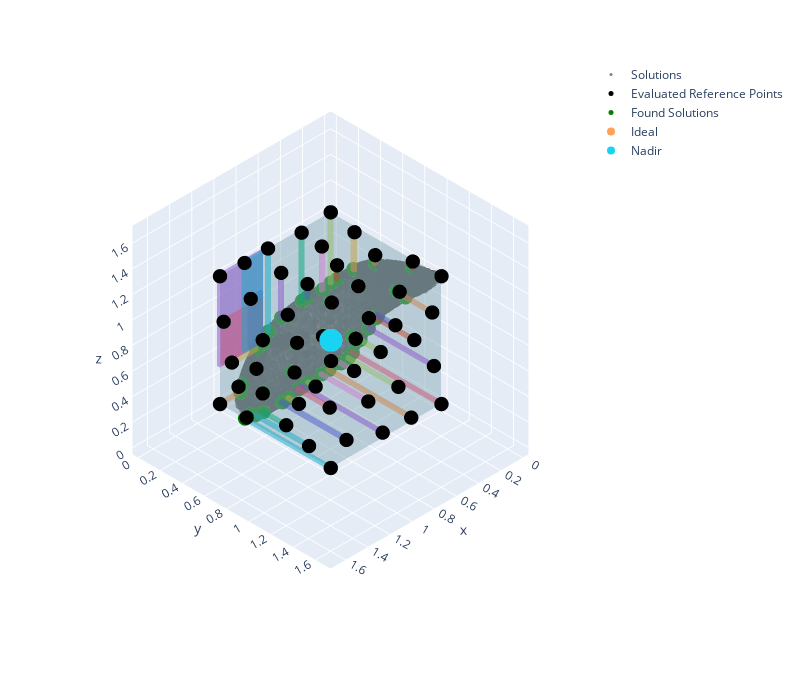

Here is the notebook cell this chart was saved with:
### Code cell
# Plot the data and reference points

fig = ex.scatter_3d(
    x=[ideal[0]],
    y=[ideal[1]],
    z=[ideal[2]],
    width=800,
    height=700,
)

fig.add_scatter3d(
    x=data_np[:, 0],
    y=data_np[:, 1],
    z=data_np[:, 2],
    mode="markers",
    name="Solutions",
    opacity=0.5,
    marker=dict(size=3, color=found_sols),
)

fig.update(layout_coloraxis_showscale=False)

# Add reference points hull


fig.add_mesh3d(
    x=reference_[:, 0],
    y=reference_[:, 1],
    z=reference_[:, 2],
    opacity=0.5,
    color="lightblue",
)

# Add bad reference points hulls

for i, hull in enumerate(bad_hulls_):
    fig.add_mesh3d(
        x=hull[:, 0],
        y=hull[:, 1],
        z=hull[:, 2],
        opacity=0.5,
        color=i % 10,
    )

# Add evaluated reference points

evaluated_refs = np.array(evaluated_refs)

fig.add_scatter3d(
    x=evaluated_refs[:, 0],
    y=evaluated_refs[:, 1],
    z=evaluated_refs[:, 2],
    mode="markers",
    name="Evaluated Reference Points",
    marker=dict(size=5, color="black"),
)

# Add found solutions
fig.add_scatter3d(
    x=found_sols[:, 0],
    y=found_sols[:, 1],
    z=found_sols[:, 2],
    mode="markers",
    name="Found Solutions",
    marker=dict(size=5, color="green"),
)

# Add ideal and nadir points

fig.add_trace(
    go.Scatter3d(x=[ideal[0]], y=[ideal[1]], z=[ideal[2]], mode="markers", name="Ideal")
)

fig.add_trace(
    go.Scatter3d(x=[nadir[0]], y=[nadir[1]], z=[nadir[2]], mode="markers", name="Nadir")
)


fig.layout.scene.camera.projection.type = "orthographic"

fig
